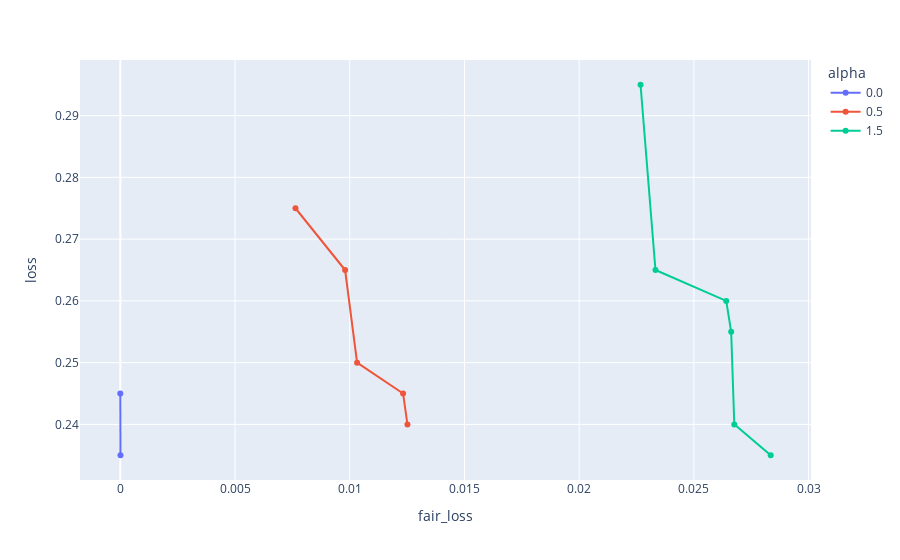

Notebook cell for this chart:
### Code cell
df_avg = df.groupby(['lambda', 'alpha'], as_index=False).mean(True).sort_values(['alpha', 'loss'])
px.line(df_pareto, y='loss', x='fair_loss', markers=True, color='alpha', hover_data='lambda')

### Figure 1 — Plotly figure (JSON) as saved in the notebook; plotly's stock layout.template omitted (floating-point values rounded to 4 significant figures)
{"data": [{"customdata": [[0.99], [0.9954]], "hovertemplate": "alpha=0.0<br>fair_loss=%{x}<br>loss=%{y}<br>lambda=%{customdata[0]}<extra></extra>", "legendgroup": "0.0", "line": {"color": "#636efa", "dash": "solid"}, "marker": {"symbol": "circle"}, "mode": "lines+markers", "name": "0.0", "orientation": "v", "showlegend": true, "type": "scatter", "x": [7.915e-06, 4.226e-08], "xaxis": "x", "y": [0.235, 0.245], "yaxis": "y"}, {"customdata": [[0.5363], [0.9536], [0.9785], [0.001], [0.999]], "hovertemplate": "alpha=0.5<br>fair_loss=%{x}<br>loss=%{y}<br>lambda=%{customdata[0]}<extra></extra>", "legendgroup": "0.5", "line": {"color": "#EF553B", "dash": "solid"}, "marker": {"symbol": "circle"}, "mode": "lines+markers", "name": "0.5", "orientation": "v", "showlegend": true, "type": "scatter", "x": [0.01252, 0.01233, 0.01032, 0.009798, 0.007636], "xaxis": "x", "y": [0.24, 0.245, 0.25, 0.265, 0.275], "yaxis": "y"}, {"customdata": [[0.9536], [0.99], [0.99], [0.001], [0.9978], [0.999]], "hovertemplate": "alpha=1.5<br>fair_loss=%{x}<br>loss=%{y}<br>lambda=%{customdata[0]}<extra></extra>", "legendgroup": "1.5", "line": {"color": "#00cc96", "dash": "solid"}, "marker": {"symbol": "circle"}, "mode": "lines+markers", "name": "1.5", "orientation": "v", "showlegend": true, "type": "scatter", "x": [0.02835, 0.02676, 0.02663, 0.02641, 0.02333, 0.02268], "xaxis": "x", "y": [0.235, 0.24, 0.255, 0.26, 0.265, 0.295], "yaxis": "y"}], "layout": {"legend": {"title": {"text": "alpha"}, "tracegroupgap": 0}, "margin": {"t": 60}, "xaxis": {"anchor": "y", "domain": [0, 1], "title": {"text": "fair_loss"}}, "yaxis": {"anchor": "x", "domain": [0, 1], "title": {"text": "loss"}}}}
